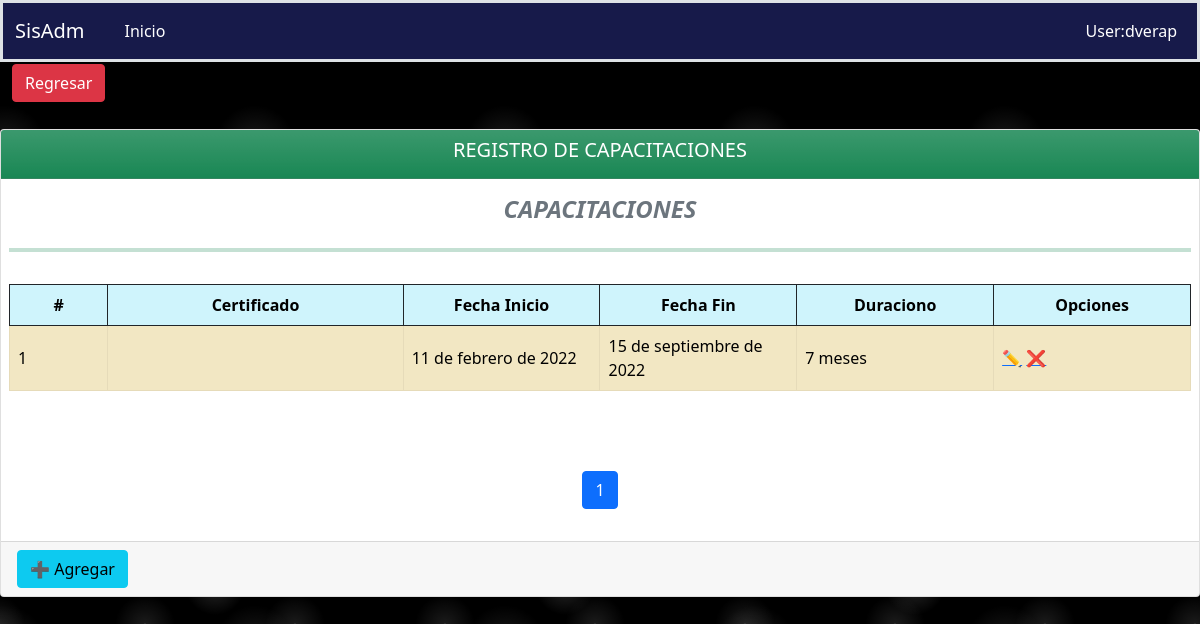
Screenshot of /fichaPersonal/registroCapacitaciones/2/ with the database file from the repository.
### aplicaciones/ficha_personal/models.py (models this page shows, shortened)
class Capacitaciones(models.Model):
    empleado = models.ForeignKey(Empleado, on_delete=models.PROTECT, blank=True, null=True)
    certificado = models.FileField(upload_to='fichaPersonal/capacitaciones', blank=True, null=True)
    fecha_Inicio = models.DateField(blank=True, null=True, auto_now=False)
    fecha_Fin = models.DateField(blank=True, null=True, auto_now=False)
    duracion = models.CharField(max_length=10, blank=True, null=True)
    class Meta:
        verbose_name = "Capacitacion"
        verbose_name_plural = "Capacitaciones"
        ordering = ('id',)

### aplicaciones/ficha_personal/views/Capacitaciones/views.py (the view)
# urls.py: path('registroCapacitaciones/<int:pk>/', RegistroCapacitacionesListView.as_view(), name='registroCapacitaciones'),
class RegistroCapacitacionesListView(ListView):
    template_name = "Capacitaciones/registroCapacitaciones.html"
    context_object_name = 'capacitaciones'
    model = Capacitaciones
    paginate_by = 3
    def get_queryset(self):
        print("mira", type(self.kwargs['pk']), self.kwargs['pk'])
        return self.model.objects.filter(empleado__id=self.kwargs['pk'])
    def get_context_data(self, **kwargs):
        context = super().get_context_data(**kwargs)
        context['url_anterior'] = '/fichaPersonal/capacitaciones'
        context['listar_url']= '/fichaPersonal/registroCapacitaciones'
        context['crear_url'] = '/fichaPersonal/crearCapacitaciones/'
        context['titulo'] = 'REGISTRO DE CAPACITACIONES'
        context['query'] = self.request.GET.get("query") or ""
        return context

### aplicaciones/ficha_personal/templates/Capacitaciones/registroCapacitaciones.html
{% extends 'boton_agr_reg.html' %}
{% load static %}
{% block controls %}
    <h4 class="fw-bold fst-italic text-secondary text-center">CAPACITACIONES</h4>
    <hr class="bg-success border-4 border-top border-success">
    <table class="table table-info table-striped table-bordered border-dark">
    {% block columns %}
            <thead>
                <tr class="text-center">
                    <th scope="col" style="width: 5%;">#</th>
                    <th scope="col" style="width: 15%;">Certificado</th>
                    <th scope="col" style="width: 10%;">Fecha Inicio</th>
                    <th scope="col" style="width: 10%;">Fecha Fin</th>
                    <th scope="col" style="width: 10%;">Duraciono</th>
                    <th scope="col" style="width: 10%;">Opciones</th>
                </tr>
            </thead>
    {% endblock %}
    {% block rows %}
        {% for cap in capacitaciones %}
            <tbody>
                <tr class="align-middle table-warning">
                    <td>{{forloop.counter}}</td>
                    <td>{{ cap.certificado }}</td>
                    <td>{{ cap.fecha_Inicio }}</td>
                    <td>{{ cap.fecha_Fin }}</td>
                    <td>{{ cap.duracion }}</td>
                    <td class="acciones">
                        <a href="{% url 'ficha_Personal:actualizarCapacitaciones' cap.id %}">✏️</a>
                        <a href="{% url 'ficha_Personal:deleteCapacitaciones' cap.id %}">❌</a>
                    </td>
                </tr>
            </tbody>
        {% endfor %}
    {% endblock %}
    </table>
{% endblock %}

### static/css/estilos.css (style rules this page uses)
body { background-color:black; background-image: radial-gradient(white, rgba(255,255,255,.2) 2px, transparent 40px), radial-gradient(white, rgba(255,255,255,.15) 1px, transparent 30px), radial-gradient(white, rgba(255,255,255,.1) 2px, transparent 40px), radial-gradient(rgba(255,255,255,.4), rgba(255,255,255,.1) 2px, transparent 30px); background-size: 550px 550px, 350px 350px, 250px 250px, 150px 150px; background-position: 0 0, 40px 60px, 130px 270px, 70px 100px; color: #171a4a; }

### rows the page displays
Capacitaciones: fecha_Inicio "11 de febrero de 2022", fecha_Fin "15 de septiembre de 2022", duracion "7 meses"

### other values shown
{{ titulo }} "REGISTRO DE CAPACITACIONES"
{{ i }} "1"
